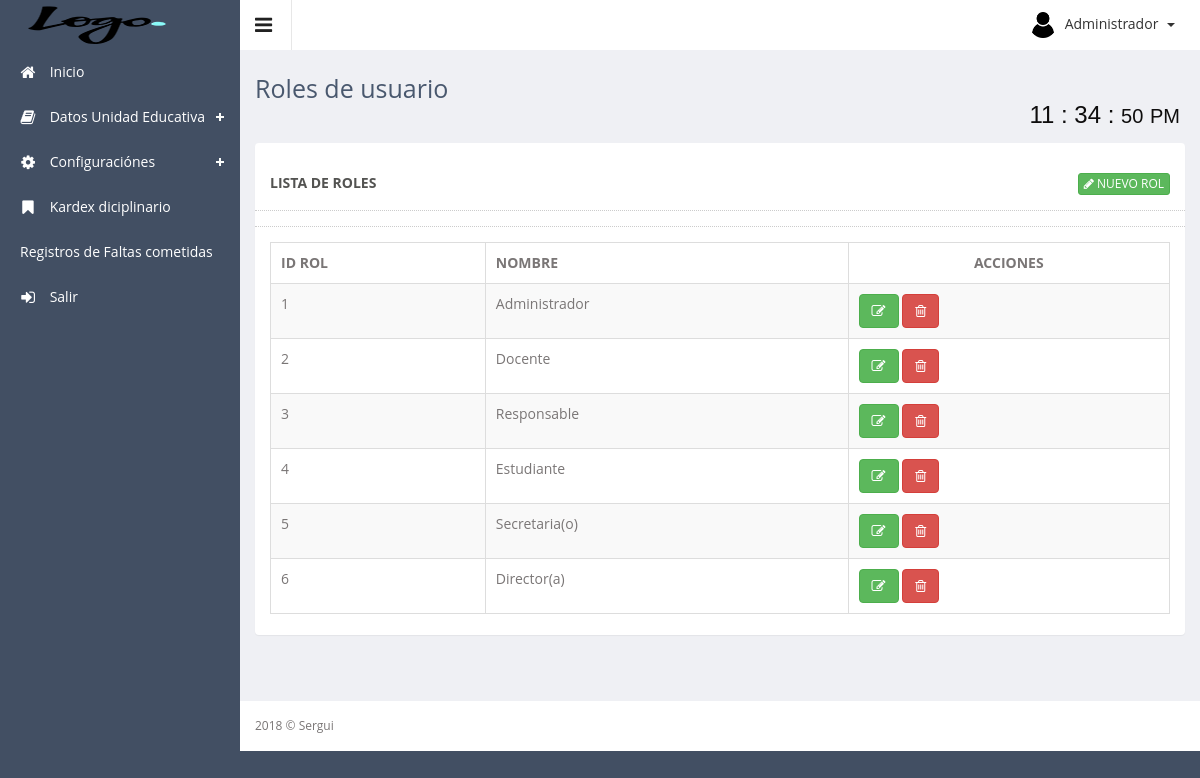
Screenshot of /app/controller/user/roles_usuario.php (signed in) with the database file from the repository.
### tables this page shows
CREATE TABLE `roles` (
  `id_rol` int(11) NOT NULL AUTO_INCREMENT,
  `nombre` varchar(20) DEFAULT NULL,
  `estado` tinyint(1) DEFAULT '1',
  PRIMARY KEY (`id_rol`)
);

### app/controller/user/roles_usuario.php (called while the page is built, shortened)
<?php
	require_once ("../../config/conexion.php");
	if (!($roles = $con->query("SELECT * FROM roles where estado = 1 "))) {
    	echo "Falló SELECT: (" . $con->errno . ") " . $con->error;
	}
	require_once ('../../../public/views/plantilla.php');
?>

### public/views/user/roles_usuario.php (the view, shortened to what this page needs)
<div class="row">
    <div class="col-sm-12">
        <section class="panel">
            <header class="panel-heading">
                <div class="row panel-heading">
                    LISTA DE ROLES
                    <span class="pull-right">
                        <a href="#modal_Registrar" class="btn btn-xs btn-success" data-toggle="modal">
                            <span class="fa fa-pencil"></span> NUEVO ROL
                        </a>
                    </span>
                </div>
            </header>
            <div class="panel-body">
                <div class="adv-table" >
                    <table  class="display table table-bordered table-striped" id="tbRoles">
                        <thead>
                            <tr>
                                <th>ID ROL</th>
                                <th>NOMBRE</th>
                                <th class="text-center">ACCIONES</th>
                            </tr>
                        </thead>
                        <tbody>
                            <?php foreach ($roles as $rol): ?>
                            <tr class="gradeX">
                                <td><?php echo $rol['id_rol']; ?></td>
								<td><?php echo $rol['nombre']; ?></td>
                                <td >
                                    <a class="btn btn-success" href="#modalEditar" role="button" data-placement="top" title="Editar" data-toggle="modal" onclick="obtener_datos(<?php echo $rol['id_rol'] ?>)">
                                        <span class="fa fa-edit" ></span>
                                    </a>
                                    <a class="btn btn-danger" href="#modalEliminar" role="button" data-toggle="modal" data-placement="top" title="Eliminar" onclick="eliminar_datos(<?php echo $rol['id_rol'] ?>)">
                                        <span class="fa fa-trash-o"></span>
                                    </a>
                                </td>
                            </tr>
                        <?php endforeach ?>
                    </tbody>
                </table>
            </div>
        </div>
    </section>
</div>
</div>

### resources/assets/js/advanced-datatable/css/demo_table.css (style rules this page uses)
table.display { margin: 0 auto; clear: both; width: 100%; }
table.display thead th { padding: 3px 18px 3px 10px; border-bottom: 1px solid black; font-weight: bold; cursor: pointer; * cursor: hand; }
table.display td { padding: 3px 10px; }
table.display tr.gradeX { background-color: #ffdddd; }

### rows the page displays
roles: id_rol "1", nombre "Administrador"
roles: id_rol "2", nombre "Docente"
roles: id_rol "3", nombre "Responsable"
roles: id_rol "4", nombre "Estudiante"
roles: id_rol "5", nombre "Secretaria(o)"
roles: id_rol "6", nombre "Director(a)"

### other values shown
$_SESSION['nombre'] "Administrador"
$subTitulo "Roles de usuario"
